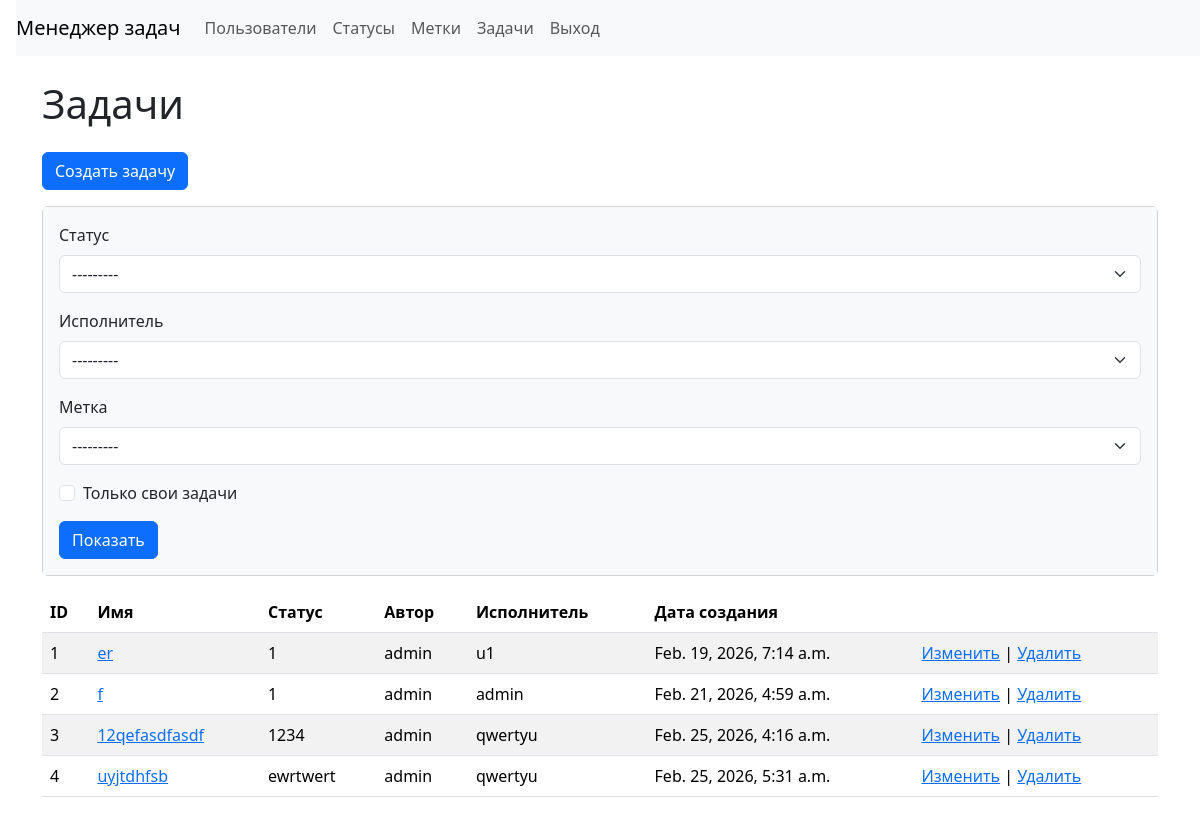
Before: /tasks/ (signed in) with the older database file.
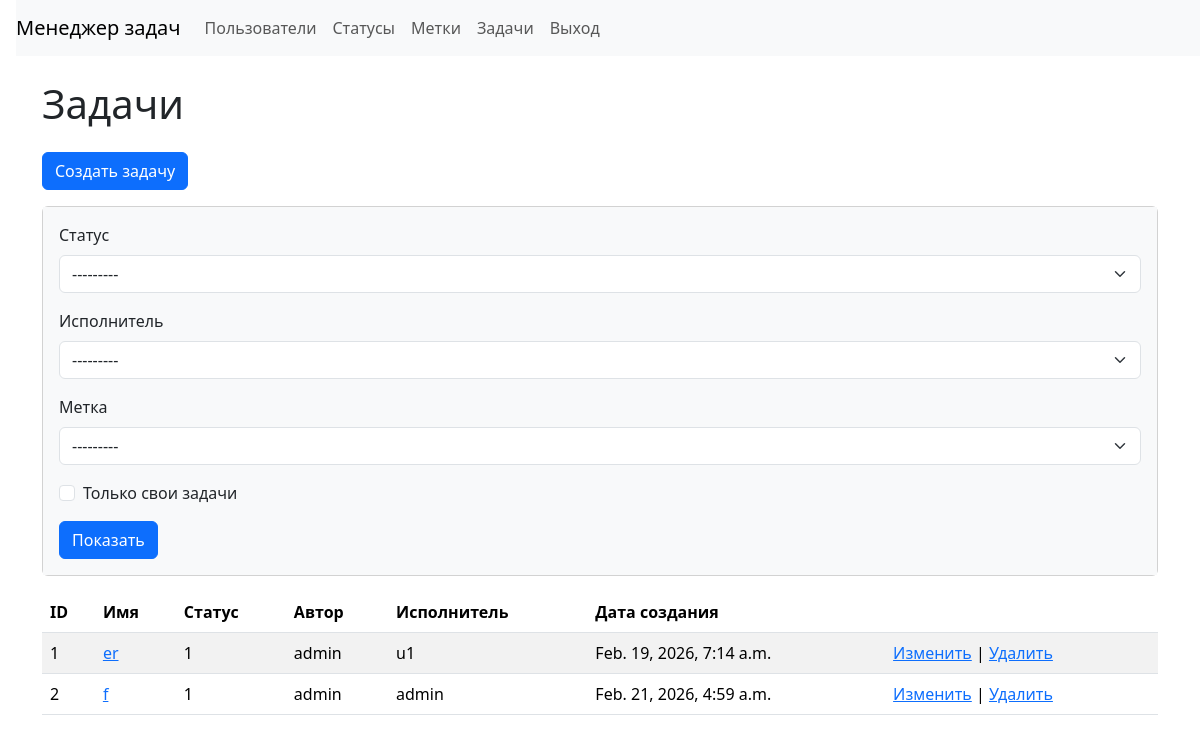
After: the same page with the newer database file.
### src/task_manager/models.py (models this page shows, shortened)
class Task(models.Model):  # модель "Задача" (новая сущность по ТЗ)
    name = models.CharField(max_length=255, verbose_name='Имя')  # имя задачи (обязательное)
    description = models.TextField(blank=True, verbose_name='Описание')  # описание (может быть пустым в форме)
    status = models.ForeignKey(  # связь "многие к одному": много задач → один статус
        Status,  # модель, на которую ссылаемся
        on_delete=models.PROTECT,  # запретить удаление статуса, если он используется задачами
        verbose_name='Статус',  # русское имя поля
    )
    author = models.ForeignKey(  # автор задачи (пользователь)
        settings.AUTH_USER_MODEL,  # ссылка на модель пользователя (стандартно auth.User)
        on_delete=models.PROTECT,  # запретить удаление пользователя, если он связан с задачами
        related_name='created_tasks',  # удобное имя обратной связи: user.created_tasks
        verbose_name='Автор',  # русское имя поля
    )
    executor = models.ForeignKey(  # исполнитель задачи (пользователь)
        settings.AUTH_USER_MODEL,  # ссылка на модель пользователя
        on_delete=models.PROTECT,  # запретить удаление пользователя, если он назначен исполнителем в задачах
        related_name='executed_tasks',  # удобное имя обратной связи: user.executed_tasks
        null=True,  # в базе допускаем NULL (исполнитель необязателен)
        blank=True,  # в форме допускаем пустое значение
        verbose_name='Исполнитель',  # русское имя поля
    )
    labels = models.ManyToManyField(
        Label,
        blank=True,
        related_name='tasks',
        verbose_name='Метки')
    created_at = models.DateTimeField(  # техническое поле даты создания задачи
        auto_now_add=True,  # выставляется автоматически при создании записи
        verbose_name='Дата создания',  # русское имя поля
    )

class Status(models.Model):
    name = models.CharField(max_length=255, unique=True, verbose_name='Имя')
    created_at = models.DateTimeField(auto_now_add=True, verbose_name='Дата создания')
    def __str__(self) -> str:
        return self.name

### src/task_manager/views.py (the view)
# urls.py: path('tasks/', TaskListView.as_view(), name='tasks_list'),  # GET /tasks/ — список задач
class TaskListView(LoginRequiredMixin, FilterView):  # GET /tasks/ — список задач
    model = Task  # модель
    template_name = 'tasks/list.html'  # шаблон списка
    context_object_name = 'tasks'  # имя переменной в шаблоне
    filterset_class = TaskFilter
    queryset = Task.objects.select_related('status', 'author', 'executor').prefetch_related('labels').order_by('id')

### src/task_manager/models.py (called while the page is built)
    def __str__(self) -> str:
        return self.name

### src/templates/tasks/list.html
{% extends "layouts/base.html" %}
{% block content %}
<h1 class="my-4">Задачи</h1>
<a class="btn btn-primary mb-3" href="{% url 'task_create' %}" role="button">Создать задачу</a>
<div class="card mb-3">
    <div class="card-body bg-light">
        <form class="form-inline center" method="get">
            <div class="mb-3">
                <label class="form-label" for="{{ filter.form.status.id_for_label }}">Статус</label>
                {{ filter.form.status }}
            </div>
            <div class="mb-3">
                <label class="form-label" for="{{ filter.form.executor.id_for_label }}">Исполнитель</label>
                {{ filter.form.executor }}
            </div>
            <div class="mb-3">
                <label class="form-label" for="{{ filter.form.label.id_for_label }}">Метка</label>
                {{ filter.form.label }}
            </div>
            <div class="mb-3">
                <div class="form-check">
                    {{ filter.form.self_tasks }}
                    <label class="form-check-label" for="{{ filter.form.self_tasks.id_for_label }}">Только свои
                        задачи</label>
                </div>
            </div>
            <input class="btn btn-primary" type="submit" value="Показать">
        </form>
    </div>
</div>
<table class="table table-striped">
    <thead>
        <tr>
            <th>ID</th>
            <th>Имя</th>
            <th>Статус</th>
            <th>Автор</th>
            <th>Исполнитель</th>
            <th>Дата создания</th>
            <th></th>
        </tr>
    </thead>
    <tbody>
        {% for task in tasks %}
        <tr>
            <td>{{ task.id }}</td>
            <td><a href="{% url 'task_show' task.id %}">{{ task.name }}</a></td>
            <td>{{ task.status }}</td>
            <td>{{ task.author }}</td>
            <td>{{ task.executor|default:"—" }}</td>
            <td>{{ task.created_at }}</td>
            <td>
                <a href="{% url 'task_update' task.id %}">Изменить</a>
                |
                <a href="{% url 'task_delete' task.id %}">Удалить</a>
            </td>
        </tr>
        {% empty %}
        <tr>
            <td colspan="7">Нет задач</td>
        </tr>
        {% endfor %}
    </tbody>
</table>
{% endblock %}

Changed rows visible on the page:
removed Task: id "3", name "12qefasdfasdf", status "1234", author "admin", executor "qwertyu", created_at "Feb. 25, 2026, 4:16 a.m."
removed Task: id "4", name "uyjtdhfsb", status "ewrtwert", author "admin", executor "qwertyu", created_at "Feb. 25, 2026, 5:31 a.m."
